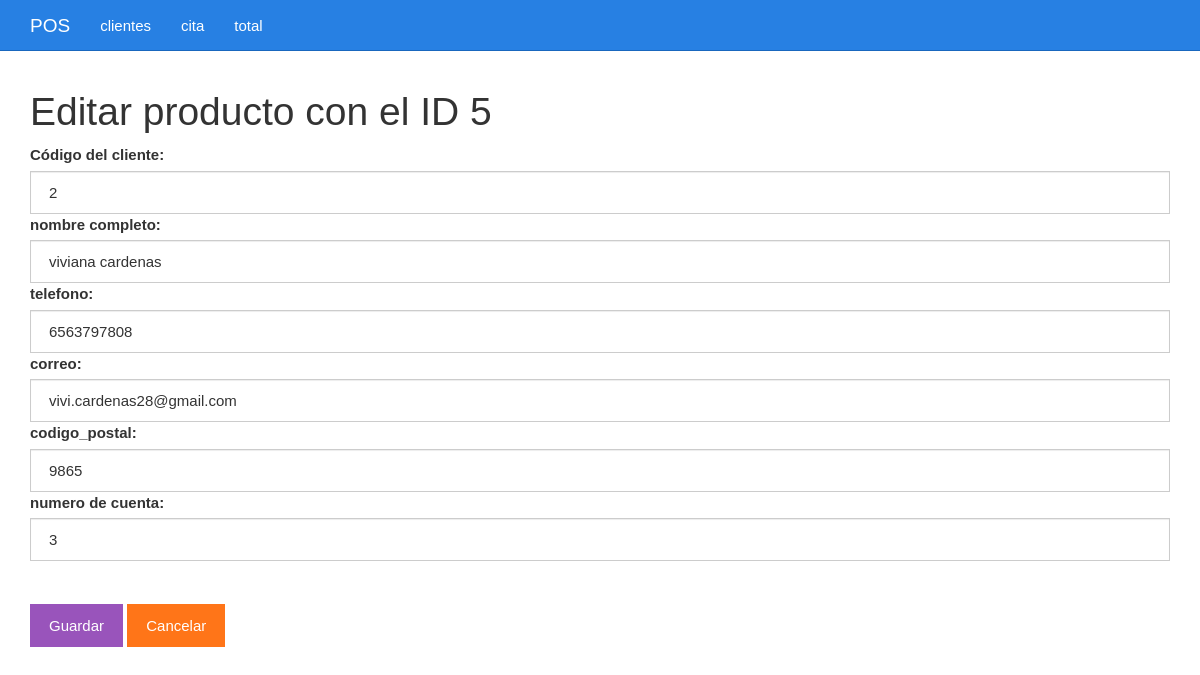
/editar.php?id=5, run on the app's committed database.
### tables this page shows
CREATE TABLE `tbl_productos` (
  `id` bigint(20) UNSIGNED NOT NULL,
  `codigo` varchar(255) NOT NULL,
  `nombre_completo` varchar(50) NOT NULL,
  `telefono` varchar(50) NOT NULL,
  `correo` varchar(50) NOT NULL,
  `codigo_postal` varchar(50) NOT NULL,
  `numero_cuenta` varchar(50) NOT NULL
);

### editar.php (the view, shortened to what this page needs)
<?php
$id = $_GET["id"];
include_once "base_de_datos.php";
$sentencia = $base_de_datos->prepare("SELECT * FROM tbl_productos WHERE id = ?;");
$sentencia->execute([$id]);
$producto = $sentencia->fetch(PDO::FETCH_OBJ);
?>
<?php include_once "encabezado.php" ?>
	<div class="col-xs-12">
		<h1>Editar producto con el ID <?php echo $producto->id; ?></h1>
		<form method="post" action="guardarDatosEditados.php">
			<label for="codigo">Código del cliente:</label>
			<input value="<?php echo $producto->codigo ?>" class="form-control" name="codigo" required type="text" id="codigo" placeholder="Escribe el código">
			<label for="nombre_completo">nombre completo:</label>
			<input value="<?php echo $producto->nombre_completo ?>" class="form-control" name="nombre_completo" required type="text" id="nombre_completo" placeholder="Escribe el nombre_completo">
			<label for="telefono">telefono:</label>
			<input value="<?php echo $producto->telefono ?>" id="telefono" name="telefono" class="form-control" required type="text" placeholder="Escribe el paquete y recarga">
			<label for="correo">correo:</label>
			<input value="<?php echo $producto->correo ?>" class="form-control" name="correo" required type="text" id="correo" placeholder="Escribe el correo">
			<label for="codigo_postal">codigo_postal:</label>
			<input value="<?php echo $producto->codigo_postal ?>" id="codigo_postal" name="codigo_postal" class="form-control" required type="text" placeholder="Escribe el codigo_postal">
			<label for="numero_cuenta">numero de cuenta:</label>
			<input value="<?php echo $producto->numero_cuenta ?>" class="form-control" name="numero_cuenta" required type="text" id="numero_cuenta" placeholder="Escribe el id_accesorio">
			<br><br><input class="btn btn-info" type="submit" value="Guardar">
			<a class="btn btn-warning" href="./listar.php">Cancelar</a>
		</form>
	</div>
<?php include_once "pie.php" ?>

### css/estilo.css (style rules this page uses)
body { padding-top: 70px; }

### data on the page
tbl_productos: id "5", codigo "2", nombre_completo "viviana cardenas", telefono "6563797808", correo "vivi.cardenas28@gmail.com", codigo_postal "9865", numero_cuenta "3"
